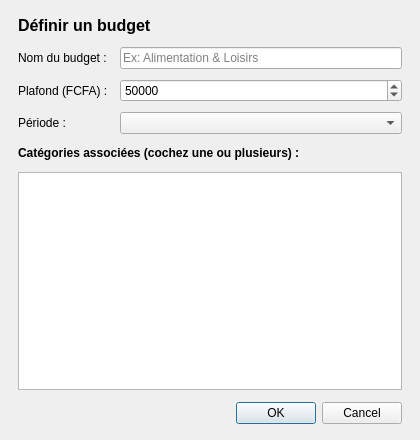
<?xml version="1.0" encoding="UTF-8"?>
<ui version="4.0">
 <class>BudgetDialog</class>
 <widget class="QDialog" name="BudgetDialog">
  <property name="geometry">
   <rect>
    <x>0</x>
    <y>0</y>
    <width>420</width>
    <height>440</height>
   </rect>
  </property>
  <property name="windowTitle">
   <string>Budget</string>
  </property>
  <layout class="QVBoxLayout" name="verticalLayout">
   <property name="spacing">
    <number>12</number>
   </property>
   <property name="leftMargin">
    <number>18</number>
   </property>
   <property name="topMargin">
    <number>16</number>
   </property>
   <property name="rightMargin">
    <number>18</number>
   </property>
   <property name="bottomMargin">
    <number>16</number>
   </property>
   <item>
    <widget class="QLabel" name="labelTitre">
     <property name="font">
      <font>
       <pointsize>12</pointsize>
       <weight>75</weight>
       <bold>true</bold>
      </font>
     </property>
     <property name="text">
      <string>Définir un budget</string>
     </property>
    </widget>
   </item>
   <item>
    <layout class="QFormLayout" name="formLayout">
     <property name="verticalSpacing">
      <number>10</number>
     </property>
     <item row="0" column="0">
      <widget class="QLabel" name="labelNom">
       <property name="font">
        <font>
         <pointsize>9</pointsize>
        </font>
       </property>
       <property name="text">
        <string>Nom du budget :</string>
       </property>
      </widget>
     </item>
     <item row="0" column="1">
      <widget class="QLineEdit" name="champNom">
       <property name="font">
        <font>
         <pointsize>9</pointsize>
        </font>
       </property>
       <property name="placeholderText">
        <string>Ex: Alimentation &amp; Loisirs</string>
       </property>
      </widget>
     </item>
     <item row="1" column="0">
      <widget class="QLabel" name="labelPlafond">
       <property name="font">
        <font>
         <pointsize>9</pointsize>
        </font>
       </property>
       <property name="text">
        <string>Plafond (FCFA) :</string>
       </property>
      </widget>
     </item>
     <item row="1" column="1">
      <widget class="QDoubleSpinBox" name="champPlafond">
       <property name="font">
        <font>
         <pointsize>9</pointsize>
        </font>
       </property>
       <property name="decimals">
        <number>0</number>
       </property>
       <property name="minimum">
        <double>1.000000000000000</double>
       </property>
       <property name="maximum">
        <double>999999999.000000000000000</double>
       </property>
       <property name="singleStep">
        <double>1000.000000000000000</double>
       </property>
       <property name="value">
        <double>50000.000000000000000</double>
       </property>
      </widget>
     </item>
     <item row="2" column="0">
      <widget class="QLabel" name="labelPeriode">
       <property name="font">
        <font>
         <pointsize>9</pointsize>
        </font>
       </property>
       <property name="text">
        <string>Période :</string>
       </property>
      </widget>
     </item>
     <item row="2" column="1">
      <widget class="QComboBox" name="comboPeriode">
       <property name="font">
        <font>
         <pointsize>9</pointsize>
        </font>
       </property>
      </widget>
     </item>
    </layout>
   </item>
   <item>
    <widget class="QLabel" name="labelCategories">
     <property name="font">
      <font>
       <pointsize>9</pointsize>
       <weight>75</weight>
       <bold>true</bold>
      </font>
     </property>
     <property name="text">
      <string>Catégories associées (cochez une ou plusieurs) :</string>
     </property>
    </widget>
   </item>
   <item>
    <widget class="QListWidget" name="listCategories">
     <property name="font">
      <font>
       <pointsize>9</pointsize>
      </font>
     </property>
    </widget>
   </item>
   <item>
    <widget class="QDialogButtonBox" name="buttonBox">
     <property name="standardButtons">
      <set>QDialogButtonBox::Cancel|QDialogButtonBox::Ok</set>
     </property>
    </widget>
   </item>
  </layout>
 </widget>
 <resources/>
 <connections/>
</ui>
